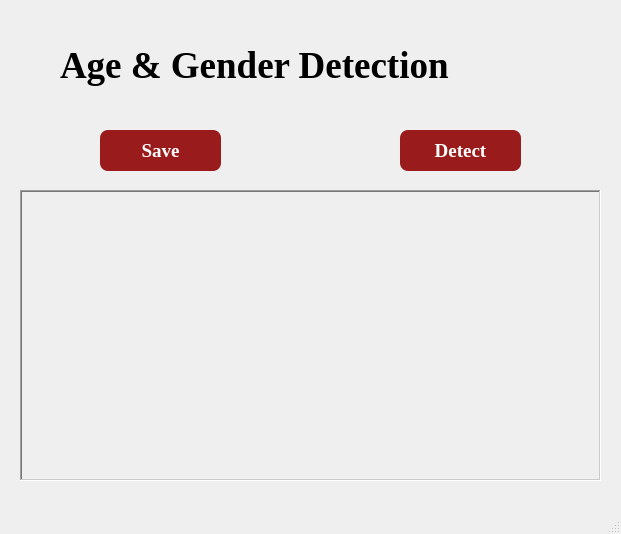
<?xml version="1.0" encoding="UTF-8"?>
<ui version="4.0">
 <class>MainWindow</class>
 <widget class="QMainWindow" name="MainWindow">
  <property name="geometry">
   <rect>
    <x>0</x>
    <y>0</y>
    <width>621</width>
    <height>534</height>
   </rect>
  </property>
  <property name="windowTitle">
   <string>Age &amp; Gender Detection</string>
  </property>
  <widget class="QWidget" name="centralwidget">
   <widget class="QLabel" name="label">
    <property name="geometry">
     <rect>
      <x>60</x>
      <y>20</y>
      <width>541</width>
      <height>91</height>
     </rect>
    </property>
    <property name="font">
     <font>
      <family>Times New Roman</family>
      <pointsize>28</pointsize>
      <weight>75</weight>
      <bold>true</bold>
     </font>
    </property>
    <property name="text">
     <string>Age &amp; Gender Detection</string>
    </property>
   </widget>
   <widget class="QLabel" name="detect">
    <property name="geometry">
     <rect>
      <x>20</x>
      <y>190</y>
      <width>581</width>
      <height>291</height>
     </rect>
    </property>
    <property name="autoFillBackground">
     <bool>false</bool>
    </property>
    <property name="styleSheet">
     <string notr="true"/>
    </property>
    <property name="frameShape">
     <enum>QFrame::WinPanel</enum>
    </property>
    <property name="frameShadow">
     <enum>QFrame::Sunken</enum>
    </property>
    <property name="lineWidth">
     <number>0</number>
    </property>
    <property name="midLineWidth">
     <number>0</number>
    </property>
    <property name="text">
     <string/>
    </property>
    <property name="indent">
     <number>1</number>
    </property>
   </widget>
   <widget class="QPushButton" name="image">
    <property name="geometry">
     <rect>
      <x>400</x>
      <y>130</y>
      <width>121</width>
      <height>41</height>
     </rect>
    </property>
    <property name="font">
     <font>
      <family>Times New Roman</family>
      <pointsize>14</pointsize>
      <weight>75</weight>
      <bold>true</bold>
     </font>
    </property>
    <property name="styleSheet">
     <string notr="true">background:#991b1b;
color: #FFFFFF;
border-radius: 8px;</string>
    </property>
    <property name="text">
     <string>Detect</string>
    </property>
   </widget>
   <widget class="QPushButton" name="save">
    <property name="geometry">
     <rect>
      <x>100</x>
      <y>130</y>
      <width>121</width>
      <height>41</height>
     </rect>
    </property>
    <property name="font">
     <font>
      <family>Times New Roman</family>
      <pointsize>14</pointsize>
      <weight>75</weight>
      <bold>true</bold>
     </font>
    </property>
    <property name="styleSheet">
     <string notr="true">background:#991b1b;
color: #FFFFFF;
border-radius: 8px;</string>
    </property>
    <property name="text">
     <string>Save</string>
    </property>
   </widget>
  </widget>
  <widget class="QMenuBar" name="menubar">
   <property name="geometry">
    <rect>
     <x>0</x>
     <y>0</y>
     <width>621</width>
     <height>26</height>
    </rect>
   </property>
  </widget>
  <widget class="QStatusBar" name="statusbar"/>
 </widget>
 <resources/>
 <connections/>
</ui>
